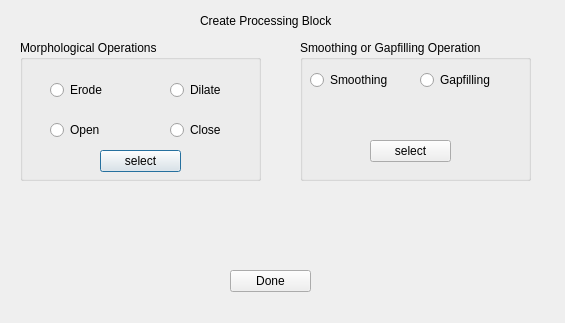
<?xml version="1.0" encoding="UTF-8"?>
<ui version="4.0">
 <class>PreProcessingBlock</class>
 <widget class="QDialog" name="PreProcessingBlock">
  <property name="geometry">
   <rect>
    <x>0</x>
    <y>0</y>
    <width>565</width>
    <height>323</height>
   </rect>
  </property>
  <property name="windowTitle">
   <string>Dialog</string>
  </property>
  <widget class="QGroupBox" name="groupBox">
   <property name="geometry">
    <rect>
     <x>20</x>
     <y>40</y>
     <width>241</width>
     <height>141</height>
    </rect>
   </property>
   <property name="title">
    <string>Morphological Operations</string>
   </property>
   <widget class="QRadioButton" name="radioButton">
    <property name="geometry">
     <rect>
      <x>30</x>
      <y>40</y>
      <width>102</width>
      <height>20</height>
     </rect>
    </property>
    <property name="text">
     <string>Erode</string>
    </property>
   </widget>
   <widget class="QRadioButton" name="radioButton_2">
    <property name="geometry">
     <rect>
      <x>150</x>
      <y>40</y>
      <width>102</width>
      <height>20</height>
     </rect>
    </property>
    <property name="text">
     <string>Dilate</string>
    </property>
   </widget>
   <widget class="QRadioButton" name="radioButton_3">
    <property name="geometry">
     <rect>
      <x>30</x>
      <y>80</y>
      <width>102</width>
      <height>20</height>
     </rect>
    </property>
    <property name="text">
     <string>Open</string>
    </property>
   </widget>
   <widget class="QRadioButton" name="radioButton_4">
    <property name="geometry">
     <rect>
      <x>150</x>
      <y>80</y>
      <width>102</width>
      <height>20</height>
     </rect>
    </property>
    <property name="text">
     <string>Close</string>
    </property>
   </widget>
   <widget class="QPushButton" name="pushButton">
    <property name="geometry">
     <rect>
      <x>80</x>
      <y>110</y>
      <width>81</width>
      <height>22</height>
     </rect>
    </property>
    <property name="text">
     <string>select</string>
    </property>
   </widget>
  </widget>
  <widget class="QLabel" name="label">
   <property name="geometry">
    <rect>
     <x>200</x>
     <y>10</y>
     <width>161</width>
     <height>21</height>
    </rect>
   </property>
   <property name="text">
    <string>Create Processing Block</string>
   </property>
  </widget>
  <widget class="QPushButton" name="pushButton_2">
   <property name="geometry">
    <rect>
     <x>230</x>
     <y>270</y>
     <width>81</width>
     <height>22</height>
    </rect>
   </property>
   <property name="text">
    <string>Done</string>
   </property>
  </widget>
  <widget class="QGroupBox" name="groupBox_2">
   <property name="geometry">
    <rect>
     <x>300</x>
     <y>40</y>
     <width>231</width>
     <height>141</height>
    </rect>
   </property>
   <property name="title">
    <string>Smoothing or Gapfilling Operation</string>
   </property>
   <widget class="QRadioButton" name="radioButton_5">
    <property name="geometry">
     <rect>
      <x>10</x>
      <y>30</y>
      <width>102</width>
      <height>20</height>
     </rect>
    </property>
    <property name="text">
     <string>Smoothing</string>
    </property>
   </widget>
   <widget class="QRadioButton" name="radioButton_6">
    <property name="geometry">
     <rect>
      <x>120</x>
      <y>30</y>
      <width>102</width>
      <height>20</height>
     </rect>
    </property>
    <property name="text">
     <string>Gapfilling</string>
    </property>
   </widget>
   <widget class="QPushButton" name="pushButton_4">
    <property name="geometry">
     <rect>
      <x>70</x>
      <y>100</y>
      <width>81</width>
      <height>22</height>
     </rect>
    </property>
    <property name="text">
     <string>select</string>
    </property>
   </widget>
  </widget>
 </widget>
 <resources/>
 <connections/>
</ui>
